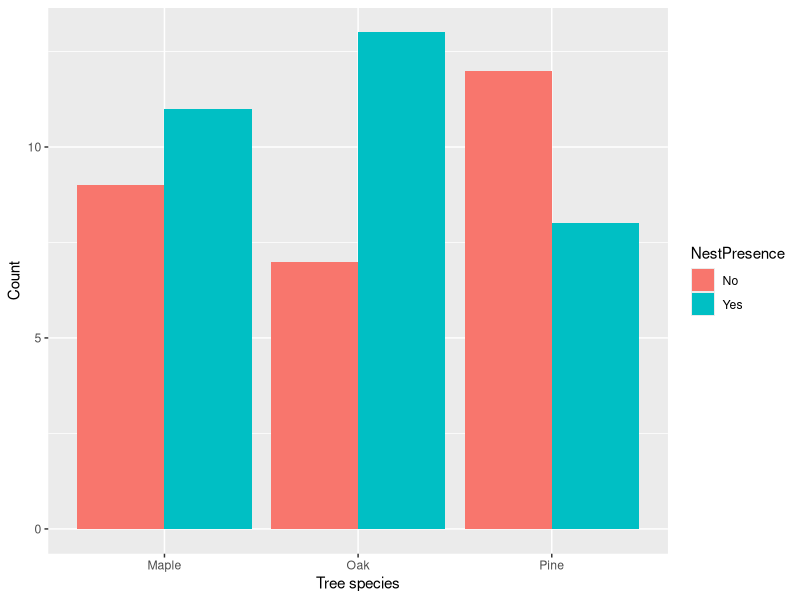
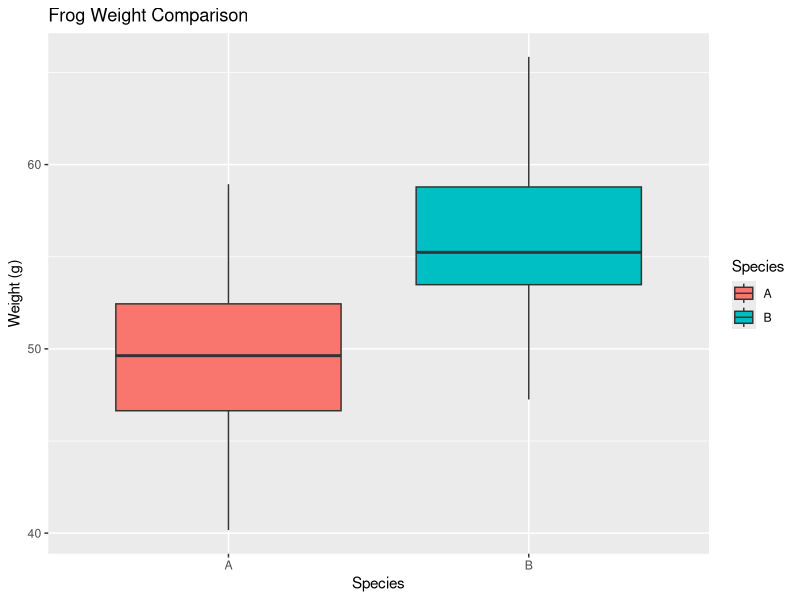
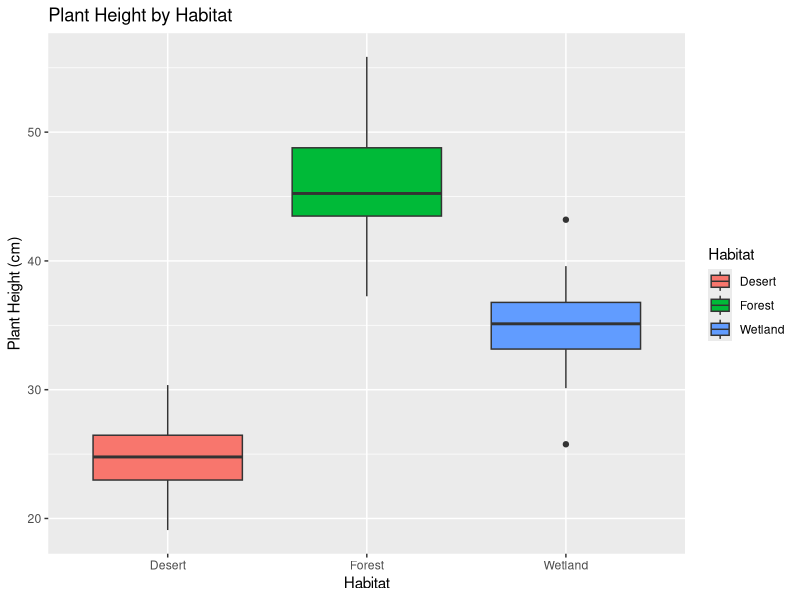
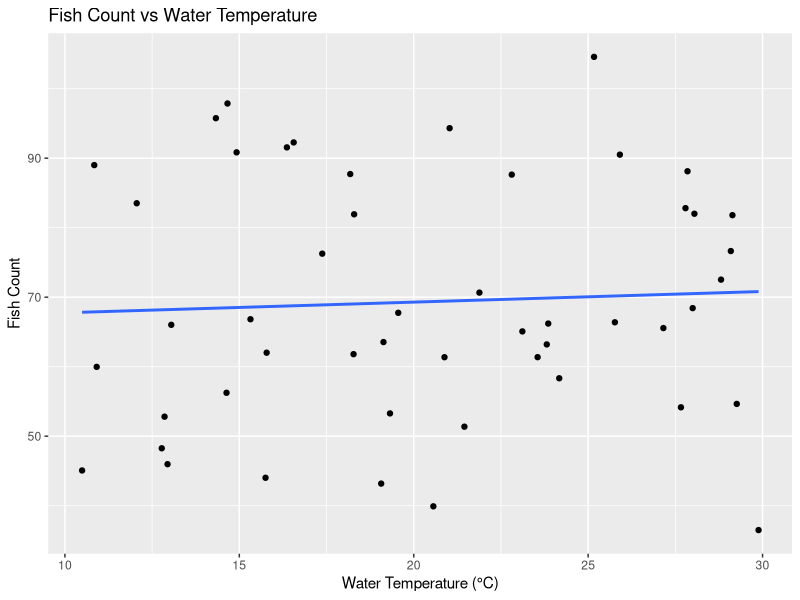
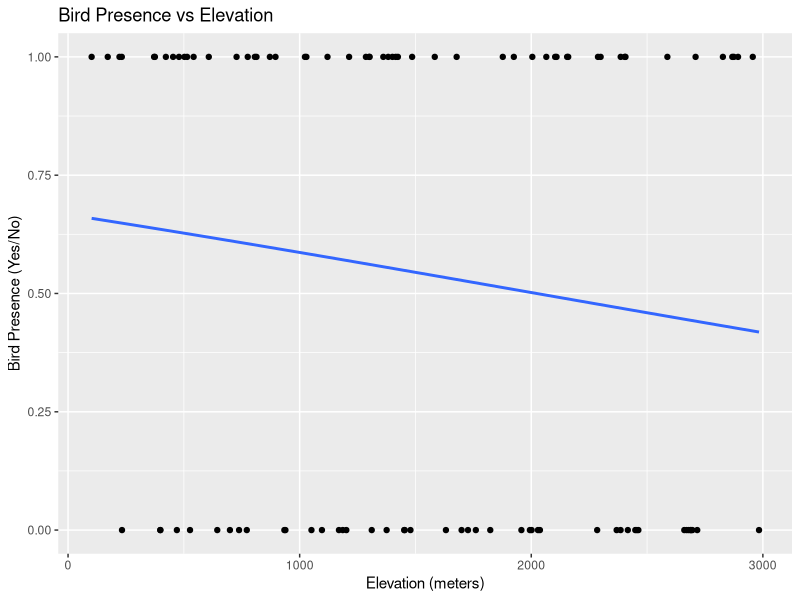

R code for these plots, in order:
# In this R script we will explore different form of statistical tests!

# Load libraries
library(tidyverse)

# -------------------------------
# 1. G-test (Categorical Response and Categorical Explanatory Variable)

# Example: Bird nest preferences
data_g_test <- data.frame(
  TreeSpecies = factor(rep(c("Oak", "Pine", "Maple"), each = 20)),
  NestPresence = sample(c("Yes", "No"), 60, replace = TRUE)
)

# Check out the data
data_g_test

# Run a G-test (Chi-squared test)
g_test_result <- chisq.test(table(data_g_test$TreeSpecies, data_g_test$NestPresence))
print(g_test_result)

# Create a bar plot
ggplot(data_g_test, aes(x = TreeSpecies, fill = NestPresence)) +
  geom_bar(position = "dodge") +
  labs(x = "Tree species", y = "Count")

# -------------------------------

# -------------------------------
# t-test (Continuous Response and Categorical Explanatory Variable)

# Two species of frogs example
set.seed(123)
data_t_test <- data.frame(
  Species = factor(rep(c("A", "B"), each = 30)),
  Weight = c(rnorm(30, mean = 50, sd = 5), rnorm(30, mean = 55, sd = 5))
)

# Run t-test
t_test_result <- t.test(Weight ~ Species, data = data_t_test)
print(t_test_result)

# Create a boxplot
ggplot(data_t_test, aes(x = Species, y = Weight, fill = Species)) +
  geom_boxplot() +
  labs(title = "Frog Weight Comparison", x = "Species", y = "Weight (g)")
# -------------------------------

# -------------------------------
# ANOVA

# Create example data
set.seed(123)
data_anova <- data.frame(
  Habitat = factor(rep(c("Desert", "Forest", "Wetland"), each = 30)),
  PlantHeight = c(rnorm(30, mean = 25, sd = 3), rnorm(30, mean = 45, sd = 5), rnorm(30, mean = 35, sd = 4))
)

# Run ANOVA
anova_result <- aov(PlantHeight ~ Habitat, data = data_anova)
summary(anova_result)

# Create a boxplot
ggplot(data_anova, aes(x = Habitat, y = PlantHeight, fill = Habitat)) +
  geom_boxplot() +
  labs(title = "Plant Height by Habitat", x = "Habitat", y = "Plant Height (cm)")
# -------------------------------

# -------------------------------
# Linear regression

# Create example data
set.seed(123)
data_lm <- data.frame(
  WaterTemp = runif(50, 10, 30),
  FishCount = 10 + 3 * runif(50, 10, 30) + rnorm(50, 0, 5)
)

# Run linear regression
lm_result <- lm(FishCount ~ WaterTemp, data = data_lm)
summary(lm_result)

# Create a scatter plot with regression line
ggplot(data_lm, aes(x = WaterTemp, y = FishCount)) +
  geom_point() +
  geom_smooth(method = "lm", se = FALSE) +
  labs(title = "Fish Count vs Water Temperature", x = "Water Temperature (°C)", y = "Fish Count")
# -------------------------------

# -------------------------------
# Logistic regression

# Create example data
set.seed(123)
data_logit <- data.frame(
  Elevation = runif(100, 100, 3000),
  BirdPresence = sample(c(0, 1), 100, replace = TRUE)
)

# Run logistic regression
logit_result <- glm(BirdPresence ~ Elevation, data = data_logit, family = binomial)
summary(logit_result)

# Create a scatter plot with a logistic curve
ggplot(data_logit, aes(x = Elevation, y = BirdPresence)) +
  geom_point() +
  stat_smooth(method = "glm", method.args = list(family = binomial), se = FALSE) +
  labs(title = "Bird Presence vs Elevation", x = "Elevation (meters)", y = "Bird Presence (Yes/No)")

# -----------------------------
# Assignment 
# -----------------------------

# Datasets for each scenario! Add and modify code below!

# Scenario 1: Comparing Two Groups
# A biologist measures the leaf nitrogen content (%) in plants from two different habitats: Sunny vs. Shady.

leaf_data <- data.frame(
  habitat = rep(c("Sunny", "Shady"), each = 8),
  nitrogen = c(2.3, 2.5, 2.7, 2.8, 2.9, 3.0, 2.6, 2.4,
               1.8, 2.0, 2.1, 2.3, 1.9, 2.2, 2.1, 2.0)
)

# Scenario 2: More Than Two Groups
# An ecologist measures the average number of pollinator visits to flowers of three species: Aster, Goldenrod, and Sunflower.

pollinator_data <- data.frame(
  species = rep(c("Aster", "Goldenrod", "Sunflower"), each = 6),
  visits = c(5, 6, 4, 7, 5, 6,
             8, 9, 10, 9, 11, 8,
             12, 11, 13, 12, 14, 13)
)

# Scenario 3: Relationship Between Two Variables
# A forester records tree diameter (cm) and age (years) for a sample of trees.

tree_data <- data.frame(
  diameter = c(10, 15, 20, 25, 30, 35, 40, 45),
  age = c(12, 18, 22, 30, 35, 40, 45, 50)
)

# Scenario 4: Categorical Data
# A conservationist records whether birds are Present or Absent at two sites: Restored and Unrestored.

bird_data <- matrix(
  c(25, 15,   # Restored: Present, Absent
    10, 20),  # Unrestored: Present, Absent
  nrow = 2, byrow = TRUE
)
rownames(bird_data) <- c("Restored", "Unrestored")
colnames(bird_data) <- c("Present", "Absent")